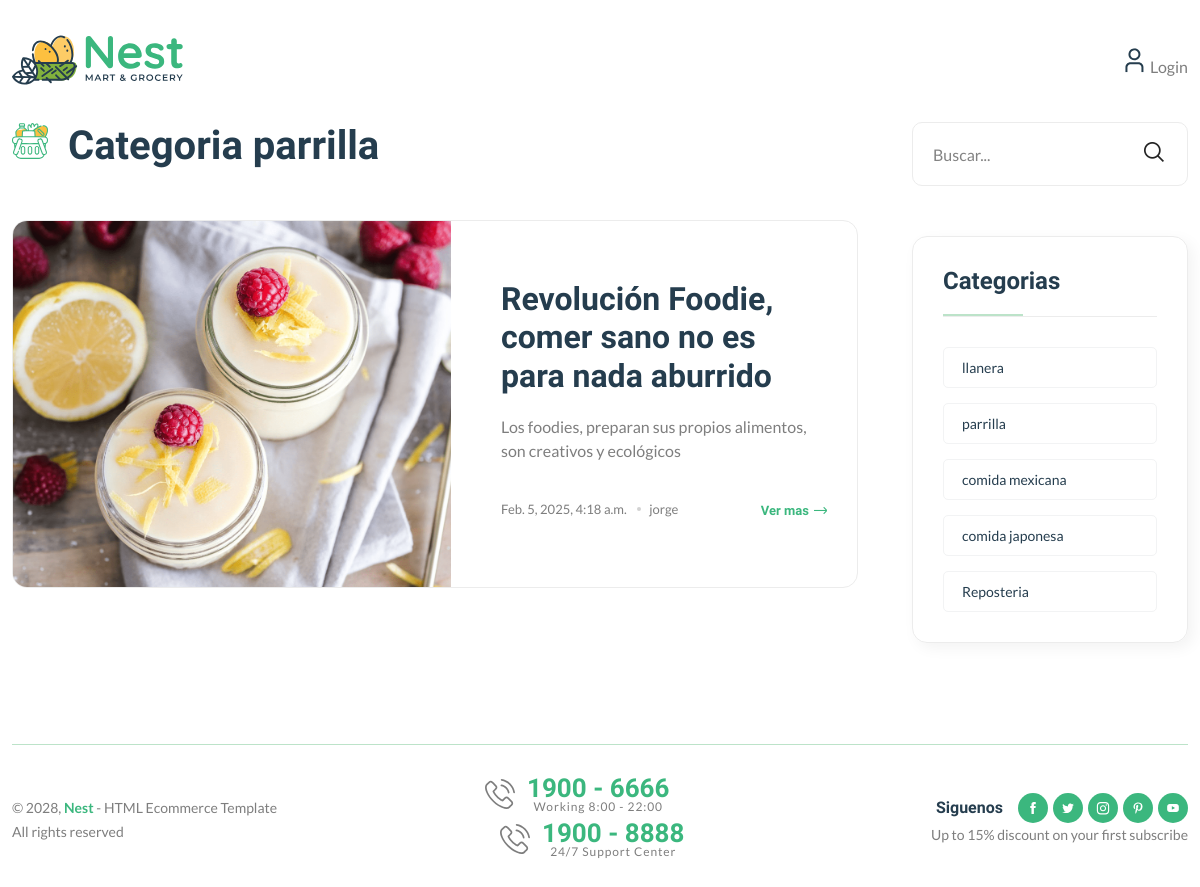
The app's page /category/2/ with its own data.
### blogs/models.py (models this page shows, shortened)
class Categorias(models.Model):
    category_name = models.CharField(max_length=50, unique=True)
    created_at = models.DateTimeField(auto_now_add=True)
    update_at = models.DateTimeField(auto_now_add=True)
    class Meta:
        verbose_name_plural = 'categories'
    def __str__(self):
        return self.category_name

class Blog(models.Model):
    title = models.CharField(max_length=100)
    slug = models.SlugField(max_length=150,unique=True, blank=True)
    category = models.ForeignKey(Categorias, on_delete=models.CASCADE)
    author = models.ForeignKey(User, on_delete=models.CASCADE)
    featured_image = models.ImageField(upload_to='uploads/%Y/%m/%d')
    short_description = models.TextField(max_length=500)
    blog_body = models.TextField(max_length=2000)
    status = models.TextField(max_length=20,choices=STATUS_CHOICES, default="Draft")
    is_featured = models.BooleanField(default=False)
    created_at = models.DateTimeField(auto_now_add=True)
    update_at = models.DateTimeField(auto_now=True)

### blogs/views.py (the view)
# urls.py: path('<int:category_id>/', views.posts_by_category, name='posts_by_category')
def posts_by_category(request, category_id):
    posts = Blog.objects.filter(status = 'Published', category=category_id)
    try:
        category = Categorias.objects.get(pk=category_id)
    except:
        return redirect('home')
    context ={
        'posts' : posts,
        'category': category,
    }
    return render(request, 'posts_by_category.html',context)

### blogs/context_processor.py (called while the page is built)
def get_categories(request):
    categories = Categorias.objects.all()
    return dict(categories=categories)

### templates/posts_by_category.html
{% extends 'base.html' %}
{% load static %}
{% block content%}
    <main class="main">
        <div class="page-content mb-50">
            <div class="container">
                <div class="row">
                    <div class="col-lg-9">
                        <div class="shop-product-fillter mb-50 pr-30">
                            <div class="totall-product">
                                <h2>
                                    <img class="w-36px mr-10" src="{% static 'assets/imgs/theme/icons/category-1.svg' %}" alt="" />
                                    Categoria {{ category }}
                                </h2>
                            </div>
                        </div>
                        <div class="loop-grid loop-list pr-30 mb-50">
                            {% for  posts in posts %}
                            <article class="wow fadeIn animated hover-up mb-30 animated">
                                {% load static %}
                                <div class="post-thumb" style="background-image: url({{ posts.featured_image.url }})"></div>
                                <div class="entry-content-2 pl-50">
                                    <h3 class="post-title mb-20">
                                        <a href="blog-post-right.html">{{ posts.title }}</a>
                                    </h3>
                                    <p class="post-exerpt mb-40">{{ posts.short_description }}</p>
                                    <div class="entry-meta meta-1 font-xs color-grey mt-10 pb-10">
                                        <div>
                                            <span class="post-on">{{ posts.created_at }}</span>
                                            <span class="hit-count has-dot">{{ posts.author }}</span>
                                        </div>
                                        <a href="blog-post-right.html" class="text-brand font-heading font-weight-bold">Ver mas<i class="fi-rs-arrow-right"></i></a>
                                    </div>
                                </div>
                            </article>
                            {% endfor %}
                        </div>
                    </div>
                    <div class="col-lg-3 primary-sidebar sticky-sidebar">
                        <div class="widget-area">
                            {% include 'includes/blog_search.html' %}
                            {% include 'includes/category_list.html' %}
                        </div>
                    </div>
                </div>
            </div>
        </div>
    </main>
{% endblock %}

### templates/includes/category_list.html
<div class="sidebar-widget widget-category-2 mb-50">
    <h5 class="section-title style-1 mb-30">Categorias</h5>
    <ul>
        {% for cat in categories %}
        <li>
            <a href="{% url 'posts_by_category' cat.id %}">{{ cat.category_name }}</a>
        </li>
        {% endfor %}
    </ul>
</div>

### records on screen
Categorias: category_name "parrilla"
Blog: featured_image (picture), title "Revolución Foodie, comer sano no es para nada aburrido", short_description "Los foodies, preparan sus propios alimentos, son creativos y ecológicos", created_at "Feb. 5, 2025, 4:18 a.m.", author "jorge"
Categorias: category_name "llanera"
Categorias: category_name "comida mexicana"
Categorias: category_name "comida japonesa"
Categorias: category_name "Reposteria"
